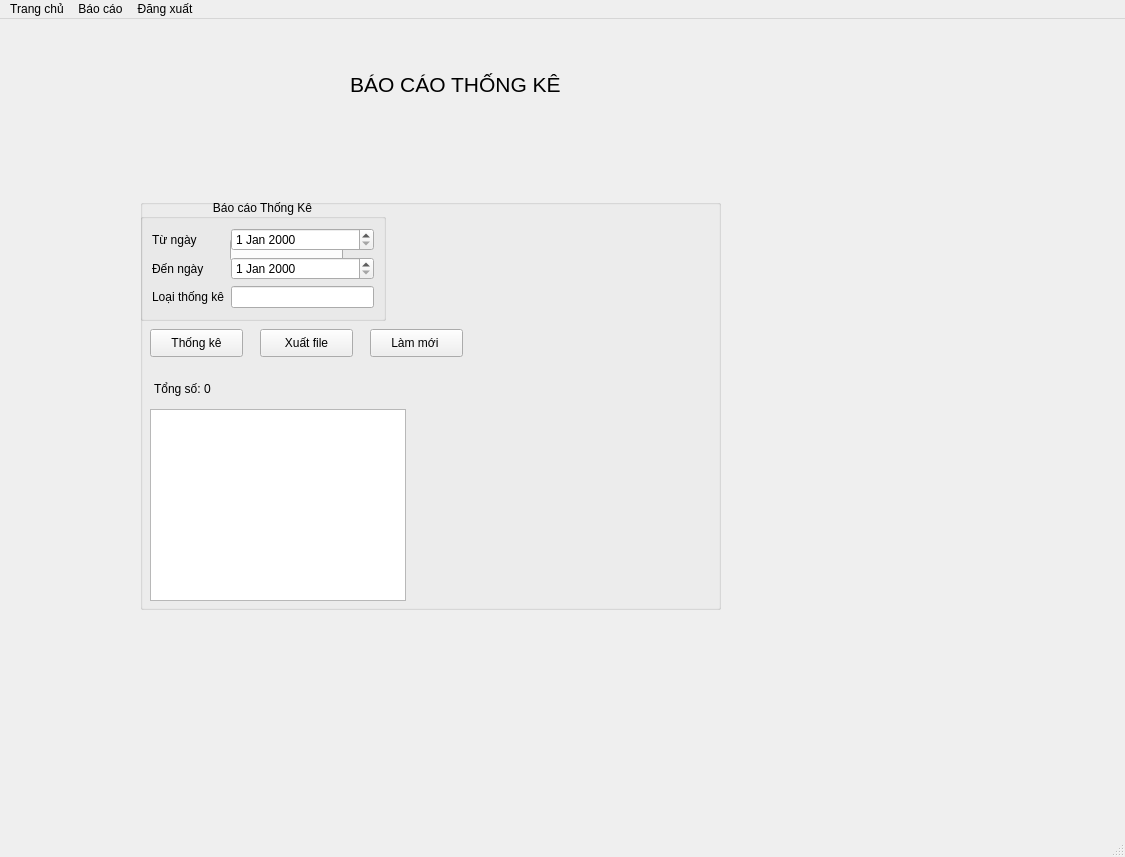
<?xml version="1.0" encoding="UTF-8"?>
<ui version="4.0">
 <class>MainWindow</class>
 <widget class="QMainWindow" name="MainWindow">
  <property name="geometry">
   <rect>
    <x>0</x>
    <y>0</y>
    <width>1125</width>
    <height>857</height>
   </rect>
  </property>
  <property name="windowTitle">
   <string>MainWindow</string>
  </property>
  <widget class="QWidget" name="centralwidget">
   <widget class="QLabel" name="lblTieuDeBaoCao">
    <property name="geometry">
     <rect>
      <x>350</x>
      <y>50</y>
      <width>321</width>
      <height>31</height>
     </rect>
    </property>
    <property name="font">
     <font>
      <pointsize>16</pointsize>
      <kerning>true</kerning>
     </font>
    </property>
    <property name="text">
     <string>BÁO CÁO THỐNG KÊ</string>
    </property>
   </widget>
   <widget class="QGroupBox" name="groupBoLoc">
    <property name="geometry">
     <rect>
      <x>140</x>
      <y>180</y>
      <width>581</width>
      <height>411</height>
     </rect>
    </property>
    <property name="title">
     <string/>
    </property>
    <property name="alignment">
     <set>Qt::AlignCenter</set>
    </property>
    <property name="flat">
     <bool>false</bool>
    </property>
    <property name="checkable">
     <bool>false</bool>
    </property>
    <widget class="QLineEdit" name="lineEdit">
     <property name="geometry">
      <rect>
       <x>90</x>
       <y>40</y>
       <width>113</width>
       <height>22</height>
      </rect>
     </property>
    </widget>
    <widget class="QGroupBox" name="groupBoLoc_2">
     <property name="geometry">
      <rect>
       <x>0</x>
       <y>0</y>
       <width>246</width>
       <height>122</height>
      </rect>
     </property>
     <property name="title">
      <string>Báo cáo Thống Kê</string>
     </property>
     <property name="alignment">
      <set>Qt::AlignCenter</set>
     </property>
     <property name="flat">
      <bool>false</bool>
     </property>
     <property name="checkable">
      <bool>false</bool>
     </property>
     <layout class="QVBoxLayout" name="verticalLayout">
      <item>
       <layout class="QFormLayout" name="formLayout">
        <item row="0" column="0">
         <widget class="QLabel" name="dateTuNgay">
          <property name="text">
           <string>Từ ngày</string>
          </property>
         </widget>
        </item>
        <item row="0" column="1">
         <widget class="QDateEdit" name="dateEdit"/>
        </item>
        <item row="1" column="0">
         <widget class="QLabel" name="dateDenNgay">
          <property name="text">
           <string>Đến ngày</string>
          </property>
         </widget>
        </item>
        <item row="1" column="1">
         <widget class="QDateEdit" name="dateEdit_2"/>
        </item>
        <item row="2" column="0">
         <widget class="QLabel" name="cboLoaiThongKe">
          <property name="text">
           <string>Loại thống kê</string>
          </property>
         </widget>
        </item>
        <item row="2" column="1">
         <widget class="QLineEdit" name="lineEdit_4"/>
        </item>
       </layout>
      </item>
     </layout>
    </widget>
    <widget class="QLabel" name="label_4">
     <property name="geometry">
      <rect>
       <x>14</x>
       <y>180</y>
       <width>71</width>
       <height>20</height>
      </rect>
     </property>
     <property name="text">
      <string>Tổng số: 0</string>
     </property>
    </widget>
    <widget class="QTableView" name="tableView">
     <property name="geometry">
      <rect>
       <x>10</x>
       <y>210</y>
       <width>256</width>
       <height>192</height>
      </rect>
     </property>
    </widget>
    <widget class="QPushButton" name="pushButton">
     <property name="geometry">
      <rect>
       <x>10</x>
       <y>130</y>
       <width>93</width>
       <height>28</height>
      </rect>
     </property>
     <property name="text">
      <string>Thống kê</string>
     </property>
    </widget>
    <widget class="QPushButton" name="pushButton_2">
     <property name="geometry">
      <rect>
       <x>120</x>
       <y>130</y>
       <width>93</width>
       <height>28</height>
      </rect>
     </property>
     <property name="text">
      <string>Xuất file</string>
     </property>
    </widget>
    <widget class="QPushButton" name="pushButton_3">
     <property name="geometry">
      <rect>
       <x>230</x>
       <y>130</y>
       <width>93</width>
       <height>28</height>
      </rect>
     </property>
     <property name="text">
      <string>Làm mới </string>
     </property>
    </widget>
   </widget>
  </widget>
  <widget class="QStatusBar" name="statusbar"/>
  <widget class="QMenuBar" name="menubar">
   <property name="geometry">
    <rect>
     <x>0</x>
     <y>0</y>
     <width>1125</width>
     <height>26</height>
    </rect>
   </property>
   <widget class="QMenu" name="menuTrang_ch">
    <property name="title">
     <string>Trang chủ</string>
    </property>
   </widget>
   <widget class="QMenu" name="menuB_o_c_o">
    <property name="title">
     <string>Báo cáo</string>
    </property>
   </widget>
   <widget class="QMenu" name="menu_ng_xu_t">
    <property name="title">
     <string>Đăng xuất</string>
    </property>
   </widget>
   <addaction name="menuTrang_ch"/>
   <addaction name="menuB_o_c_o"/>
   <addaction name="menu_ng_xu_t"/>
  </widget>
 </widget>
 <resources/>
 <connections/>
</ui>
